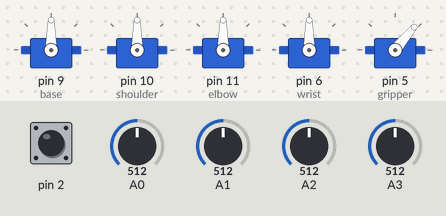
A sketch run on a simulated Arduino Uno, built with avr-gcc and run on an emulated ATmega328P. Shown: 5 × servo. The test bench sets the inputs (shaded band); at power-on: A0 = 512, A1 = 512, A2 = 512, pin 2 HIGH, A3 = 512.

Above: at 1.7 s.
1.8 s: A0 set to 540
3.3 s: A0 set to 552
At 5.1 s:
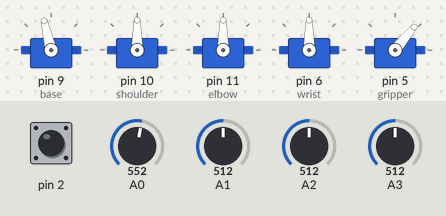
6.3 s: A1 set to 543
9.3 s: A1 set to 552
At 9.52 s:
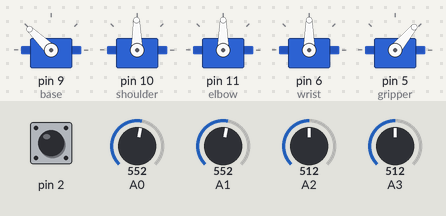
At 11.14 s:
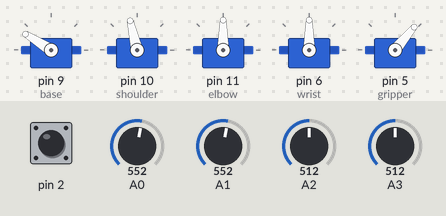
12.3 s: A2 set to 538
15.3 s: A2 set to 552
At 18.88 s:
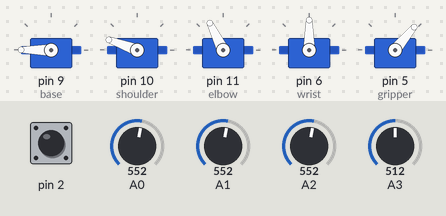
Timing chart, 0 to 20.9 s (numbered marks = the images above; inputs shaded):
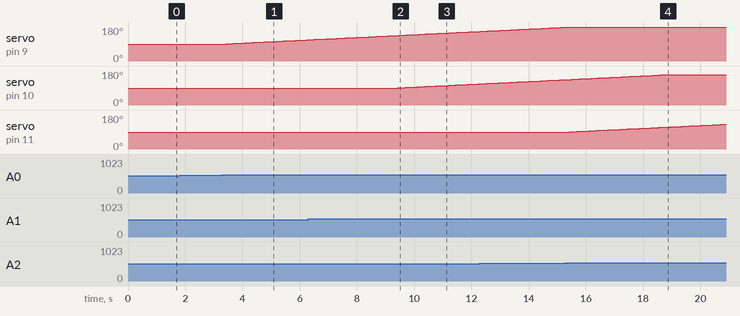

The sketch:

manual_joystick_backup.ino
```cpp
// Backup of the original working manual joystick sketch supplied by the team.
#include <Servo.h>

Servo base, shoulder, elbow, wrist, gripper;
float angBase = 90, angShoulder = 90, angElbow = 90, angWrist = 90;
bool gripperOpen = true;
int lastSW1 = HIGH;
unsigned long lastPressTime = 0;
const unsigned long DEBOUNCE_MS = 250;

const int DEADZONE = 40;
const float MAX_SPEED = 1.5;

// Latest confirmed working gripper endpoints (35-degree travel).
const int GRIPPER_OPEN_ANGLE = 50;
const int GRIPPER_CLOSE_ANGLE = 15;

void setup() {
  base.attach(9);
  shoulder.attach(10);
  elbow.attach(11);
  wrist.attach(6);
  gripper.attach(5);
  pinMode(2, INPUT_PULLUP);

  base.write(90);
  shoulder.write(90);
  elbow.write(90);
  wrist.write(90);
  gripper.write(GRIPPER_OPEN_ANGLE);
  delay(500);
}

float readAxis(int pin, float current, float minLim, float maxLim) {
  int raw = analogRead(pin) - 512;
  if (abs(raw) < DEADZONE) return current;
  float speed = (raw / 512.0) * MAX_SPEED;
  current += speed;
  return constrain(current, minLim, maxLim);
}

void loop() {
  angBase = readAxis(A0, angBase, 0, 180);
  angShoulder = readAxis(A1, angShoulder, 20, 160);
  angElbow = readAxis(A2, angElbow, 10, 170);
  angWrist = readAxis(A3, angWrist, 0, 180);

  base.write(angBase);
  shoulder.write(angShoulder);
  elbow.write(angElbow);
  wrist.write(angWrist);

  int sw1 = digitalRead(2);
  unsigned long now = millis();
  if (
    sw1 == LOW && lastSW1 == HIGH &&
    (now - lastPressTime) > DEBOUNCE_MS
  ) {
    gripperOpen = !gripperOpen;
    gripper.write(
      gripperOpen ? GRIPPER_OPEN_ANGLE : GRIPPER_CLOSE_ANGLE
    );
    lastPressTime = now;
  }
  lastSW1 = sw1;

  delay(15);
}
```

Measured:
- the behaviour switches between 551 and 552 on A0 (found by bisection; images 0 and 1)
- the behaviour switches between 551 and 552 on A1 (found by bisection; images 1 and 2)
- the behaviour switches between 551 and 552 on A2 (found by bisection; images 3 and 4)
- after the input at 1.8 s, every drawn part: stays the same
- after the input at 3.3 s, servo on pin 9 (base): moves from 90° to 112° over 2.8 s, starting after 0.13 s
- after the input at 9.3 s, servo on pin 10 (shoulder): moves from 90° to 112° over 2.8 s, starting after 0.13 s
- after the input at 15.3 s, servo on pin 11 (elbow): moves from 90° to 131° over 5.4 s, starting after 0.14 s
